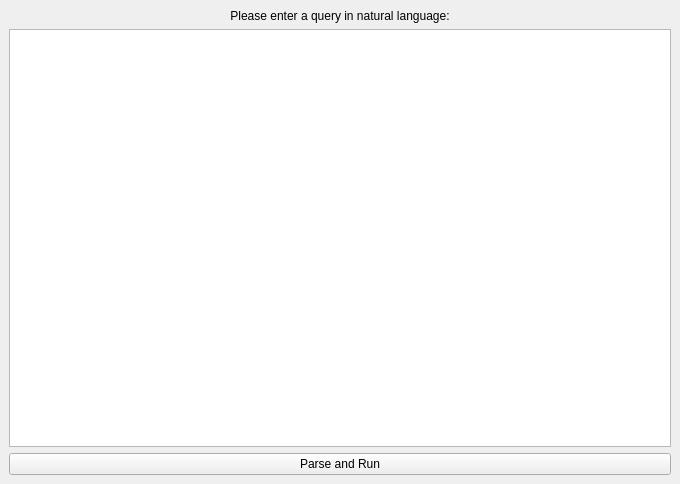
<?xml version="1.0" encoding="UTF-8"?>
<ui version="4.0">
 <class>GeodataNLUIDockWidgetBase</class>
 <widget class="QDockWidget" name="GeodataNLUIDockWidgetBase">
  <property name="geometry">
   <rect>
    <x>0</x>
    <y>0</y>
    <width>680</width>
    <height>484</height>
   </rect>
  </property>
  <property name="autoFillBackground">
   <bool>false</bool>
  </property>
  <property name="windowTitle">
   <string>GeodataNLUI</string>
  </property>
  <widget class="QWidget" name="ui_container">
   <layout class="QGridLayout" name="gridLayout">
    <item row="1" column="0">
     <layout class="QVBoxLayout" name="vertical">
      <item>
       <widget class="QLabel" name="label">
        <property name="text">
         <string>Please enter a query in natural language:</string>
        </property>
        <property name="alignment">
         <set>Qt::AlignCenter</set>
        </property>
       </widget>
      </item>
      <item>
       <widget class="QTextEdit" name="nlquery">
        <property name="toolTip">
         <string/>
        </property>
       </widget>
      </item>
     </layout>
    </item>
    <item row="2" column="0">
     <widget class="QPushButton" name="parserunbutton">
      <property name="text">
       <string>Parse and Run</string>
      </property>
     </widget>
    </item>
   </layout>
  </widget>
 </widget>
 <resources/>
 <connections/>
</ui>
